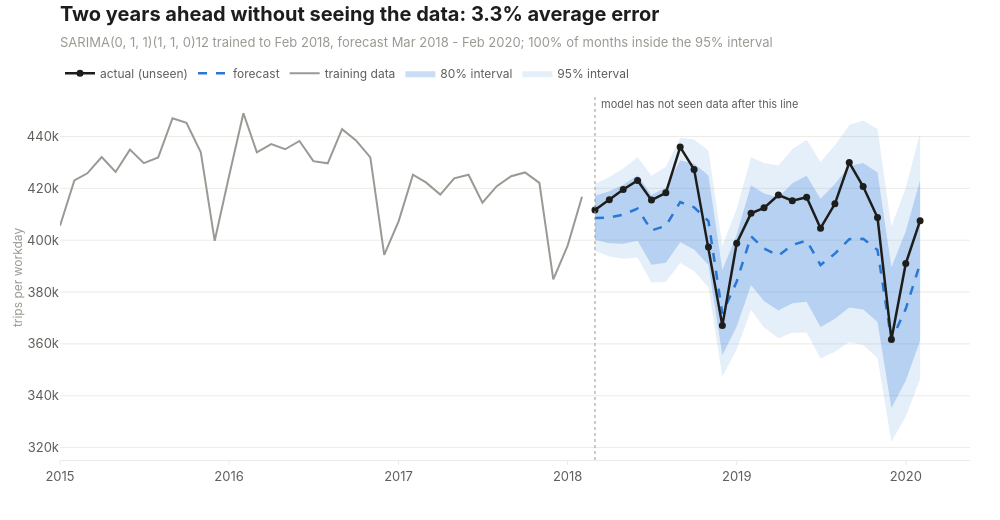

Notebook code for this chart:
### Code cell
tail = train.loc["2015-01":]
history_tail = pd.Series(np.exp(tail.to_numpy()), index=tail.index)
fig = go.Figure()
fig.add_trace(go.Scatter(x=test_ci95.index, y=test_ci95.iloc[:, 1], mode="lines", line=dict(width=0),
                         showlegend=False, hoverinfo="skip"))
fig.add_trace(go.Scatter(x=test_ci95.index, y=test_ci95.iloc[:, 0], mode="lines", line=dict(width=0), fill="tonexty",
                         fillcolor="rgba(42, 120, 214, 0.12)", name="95% interval", hoverinfo="skip"))
fig.add_trace(go.Scatter(x=test_ci80.index, y=test_ci80.iloc[:, 1], mode="lines", line=dict(width=0),
                         showlegend=False, hoverinfo="skip"))
fig.add_trace(go.Scatter(x=test_ci80.index, y=test_ci80.iloc[:, 0], mode="lines", line=dict(width=0), fill="tonexty",
                         fillcolor="rgba(42, 120, 214, 0.25)", name="80% interval", hoverinfo="skip"))
fig.add_trace(go.Scatter(x=history_tail.index, y=history_tail.values, mode="lines", name="training data",
                         line=dict(color=viz.MUTED, width=2), hovertemplate="%{x|%b %Y}: %{y:,.0f}<extra></extra>"))
fig.add_trace(go.Scatter(x=test_mean.index, y=test_mean.values, mode="lines", name="forecast",
                         line=dict(color=viz.ACCENT, width=2.5, dash="dash"),
                         hovertemplate="%{x|%b %Y}: forecast %{y:,.0f}<extra></extra>"))
fig.add_trace(go.Scatter(x=actual_test.index, y=actual_test.values, mode="lines+markers", name="actual (unseen)",
                         line=dict(color=viz.INK, width=2.5), marker=dict(size=7),
                         hovertemplate="%{x|%b %Y}: actual %{y:,.0f}<extra></extra>"))
viz.vline(fig, pd.Timestamp("2018-03-01"), "model has not seen data after this line")
fig.update_yaxes(title_text="trips per workday", tickformat="~s")
fig.update_layout(hovermode="x unified")
viz.titled(fig, f"Two years ahead without seeing the data: {accuracy['MAPE %']:.1f}% average error",
           f"{CHOSEN_NAME} trained to Feb 2018, forecast Mar 2018 - Feb 2020; "
           f"{accuracy['95% interval coverage %']:.0f}% of months inside the 95% interval")
viz.save(fig, "13_holdout_forecast")
fig
